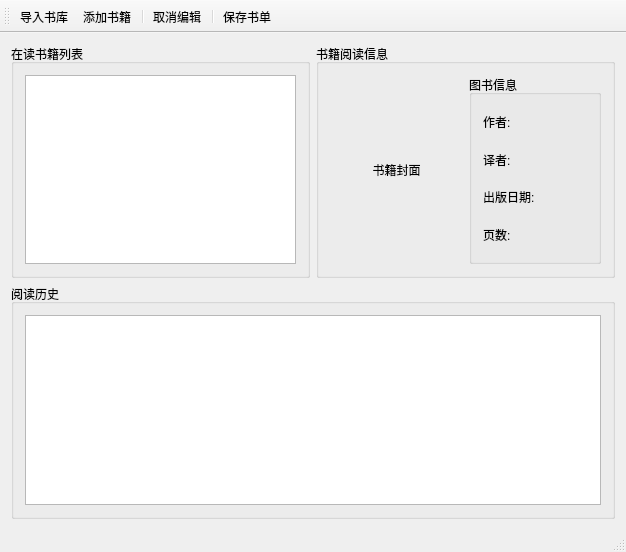
<?xml version="1.0" encoding="UTF-8"?>
<ui version="4.0">
 <class>MainWindow</class>
 <widget class="QMainWindow" name="MainWindow">
  <property name="geometry">
   <rect>
    <x>0</x>
    <y>0</y>
    <width>626</width>
    <height>552</height>
   </rect>
  </property>
  <property name="maximumSize">
   <size>
    <width>16777215</width>
    <height>16777215</height>
   </size>
  </property>
  <property name="windowTitle">
   <string>Qt读书管理器</string>
  </property>
  <widget class="QWidget" name="centralWidget">
   <layout class="QGridLayout" name="gridLayout_2">
    <item row="0" column="0">
     <layout class="QVBoxLayout" name="verticalLayout_3">
      <item>
       <layout class="QHBoxLayout" name="horizontalLayout" stretch="1,1">
        <item>
         <widget class="QGroupBox" name="groupBox">
          <property name="title">
           <string>在读书籍列表</string>
          </property>
          <layout class="QVBoxLayout" name="verticalLayout">
           <item>
            <widget class="QListView" name="listView"/>
           </item>
          </layout>
         </widget>
        </item>
        <item>
         <widget class="QGroupBox" name="groupBox_2">
          <property name="title">
           <string>书籍阅读信息</string>
          </property>
          <layout class="QGridLayout" name="gridLayout">
           <item row="0" column="0">
            <layout class="QHBoxLayout" name="horizontalLayout_2">
             <item>
              <widget class="QLabel" name="bookSnap">
               <property name="sizePolicy">
                <sizepolicy hsizetype="Preferred" vsizetype="Preferred">
                 <horstretch>0</horstretch>
                 <verstretch>0</verstretch>
                </sizepolicy>
               </property>
               <property name="frameShape">
                <enum>QFrame::NoFrame</enum>
               </property>
               <property name="frameShadow">
                <enum>QFrame::Plain</enum>
               </property>
               <property name="text">
                <string>书籍封面</string>
               </property>
               <property name="alignment">
                <set>Qt::AlignCenter</set>
               </property>
              </widget>
             </item>
             <item>
              <widget class="QGroupBox" name="groupBox_3">
               <property name="title">
                <string>图书信息</string>
               </property>
               <layout class="QVBoxLayout" name="verticalLayout_6">
                <item>
                 <widget class="QLabel" name="author">
                  <property name="text">
                   <string>作者:</string>
                  </property>
                 </widget>
                </item>
                <item>
                 <widget class="QLabel" name="translator">
                  <property name="text">
                   <string>译者:</string>
                  </property>
                 </widget>
                </item>
                <item>
                 <widget class="QLabel" name="section">
                  <property name="text">
                   <string>出版日期: </string>
                  </property>
                 </widget>
                </item>
                <item>
                 <widget class="QLabel" name="PageNum">
                  <property name="text">
                   <string>页数:</string>
                  </property>
                 </widget>
                </item>
               </layout>
              </widget>
             </item>
            </layout>
           </item>
          </layout>
         </widget>
        </item>
       </layout>
      </item>
      <item>
       <widget class="QGroupBox" name="groupBox_4">
        <property name="title">
         <string>阅读历史</string>
        </property>
        <layout class="QVBoxLayout" name="verticalLayout_2">
         <item>
          <widget class="QTableView" name="tableView"/>
         </item>
        </layout>
       </widget>
      </item>
     </layout>
    </item>
   </layout>
  </widget>
  <widget class="QMenuBar" name="menuBar">
   <property name="geometry">
    <rect>
     <x>0</x>
     <y>0</y>
     <width>626</width>
     <height>23</height>
    </rect>
   </property>
  </widget>
  <widget class="QToolBar" name="mainToolBar">
   <property name="toolButtonStyle">
    <enum>Qt::ToolButtonIconOnly</enum>
   </property>
   <attribute name="toolBarArea">
    <enum>TopToolBarArea</enum>
   </attribute>
   <attribute name="toolBarBreak">
    <bool>false</bool>
   </attribute>
   <addaction name="actImportLibrary"/>
   <addaction name="actAddBook"/>
   <addaction name="separator"/>
   <addaction name="actEditUnable"/>
   <addaction name="separator"/>
   <addaction name="actSave"/>
  </widget>
  <widget class="QStatusBar" name="statusBar"/>
  <action name="actAddBook">
   <property name="icon">
    <iconset resource="res.qrc">
     <normaloff>:/images/icons/new.ico</normaloff>:/images/icons/new.ico</iconset>
   </property>
   <property name="text">
    <string>添加书籍</string>
   </property>
   <property name="toolTip">
    <string>添加书籍</string>
   </property>
   <property name="shortcut">
    <string>Ctrl+A</string>
   </property>
  </action>
  <action name="actImportLibrary">
   <property name="icon">
    <iconset resource="res.qrc">
     <normaloff>:/images/icons/import.ico</normaloff>:/images/icons/import.ico</iconset>
   </property>
   <property name="text">
    <string>导入书库</string>
   </property>
   <property name="toolTip">
    <string>导入书库</string>
   </property>
   <property name="shortcut">
    <string>Ctrl+O</string>
   </property>
  </action>
  <action name="actEditUnable">
   <property name="icon">
    <iconset resource="res.qrc">
     <normaloff>:/images/icons/Uneditabl.ico</normaloff>:/images/icons/Uneditabl.ico</iconset>
   </property>
   <property name="text">
    <string>取消编辑</string>
   </property>
   <property name="toolTip">
    <string>取消编辑</string>
   </property>
  </action>
  <action name="actSave">
   <property name="icon">
    <iconset resource="res.qrc">
     <normaloff>:/images/icons/save.ico</normaloff>:/images/icons/save.ico</iconset>
   </property>
   <property name="text">
    <string>保存书单</string>
   </property>
   <property name="toolTip">
    <string>保存书单</string>
   </property>
  </action>
 </widget>
 <layoutdefault spacing="6" margin="11"/>
 <resources>
  <include location="res.qrc"/>
 </resources>
 <connections/>
</ui>
